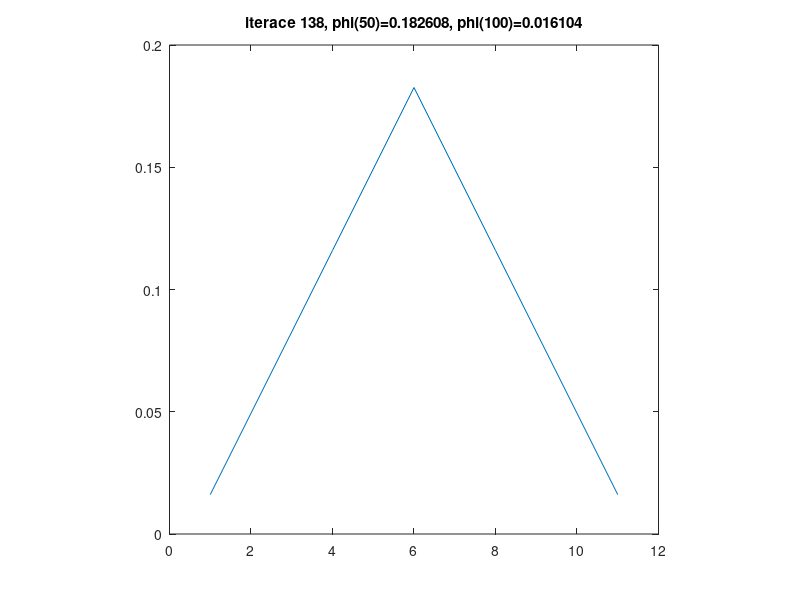

The MATLAB source for this figure:
clear all

 pripad = 1; % Vypocet s ilustraci iteracni procedury
%pripad = 2;

%% Materialove vlastnosti

D   = 1.5;    
L   = 10;     
Sa  = D ./ (L.^2);

%% Diskretizace

% delka desky [cm]
if pripad == 1
    a = 1;
else
    a = 100;
end


% N+1 uzlu diskretni site: x1 = 0, ... , x_{N+1} = a
if pripad == 1
    N = 10;
else
    N = 250;
end

% Vzdalenost mezi uzly site
h = a/N;

% Okrajove podminky - vakuum na obou okrajich
GAMMA_E = 0.5;
GAMMA_W = 0.5;

%% Externi zdroj

S = zeros(N+1,1);
S(N/2+1) = 1;

%% Iteracni reseni

% Pocatecni odhad
PHI = zeros(N+1,1);

norm_phi = 0;   % norma vektoru PHI (pro konvergencni krit.)

% Okno pro vykreslovani aproximace neutronoveho toku po kazde iteraci
figure;

max_iter = 100000;

for iter = 1:max_iter    
    plot(PHI)
    title(sprintf('iterace %d, phi(50)=%1.6f, phi(100)=%1.6f', iter, PHI(N/2+1), PHI(N+1)));
    axis square;
    drawnow
        
    for xi = 1:N+1
        PHI(xi) = S(xi)/h;
        
        if xi == 1
            acw = (2*GAMMA_W*h + 2*D) / h^2;
        else
            acw = D/h^2;
            PHI(xi) = PHI(xi) + acw * PHI(xi-1);
        end
        if xi == N+1
            ace = (2*GAMMA_E*h + 2*D) / h^2;
        else
            ace = D/h^2;
            PHI(xi) = PHI(xi) + ace * PHI(xi+1);
        end
        
        acc = acw + ace + Sa;
        PHI(xi) = PHI(xi) / acc;
        
        if pripad == 1
            % Ilustrace iteracniho procesu
            if iter < 10
                plot(PHI)
                title(sprintf('iterace %d, x = %f', iter, (xi-1)*h));
                axis square;
                drawnow
                pause(1);
            end
        end
    end

    onorm_phi = norm_phi;
    norm_phi = sum(PHI);
    if (norm_phi - onorm_phi)/norm_phi < 1e-6
        break;
    end
end
